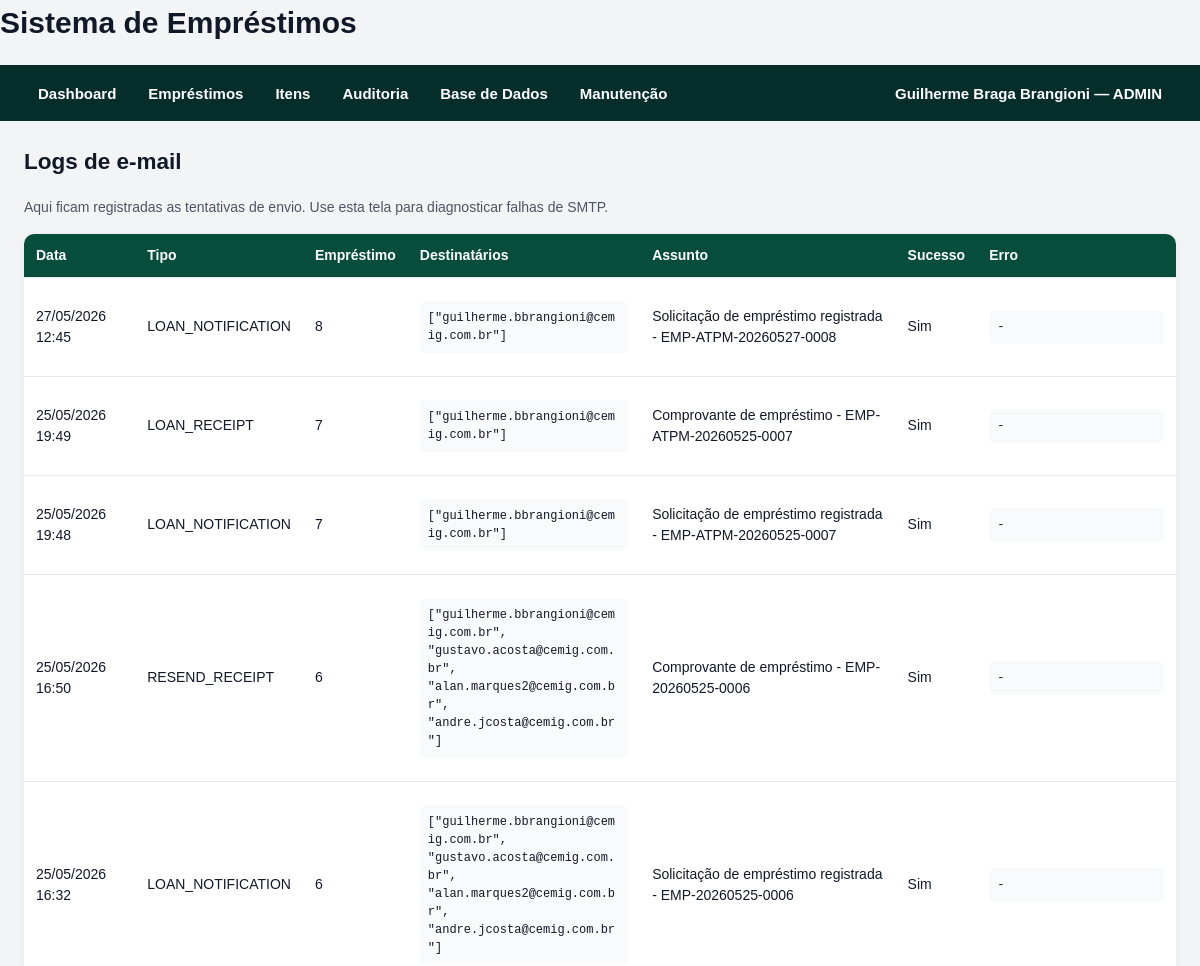
Page /emails/ (signed in, upper part) on the earlier database version.
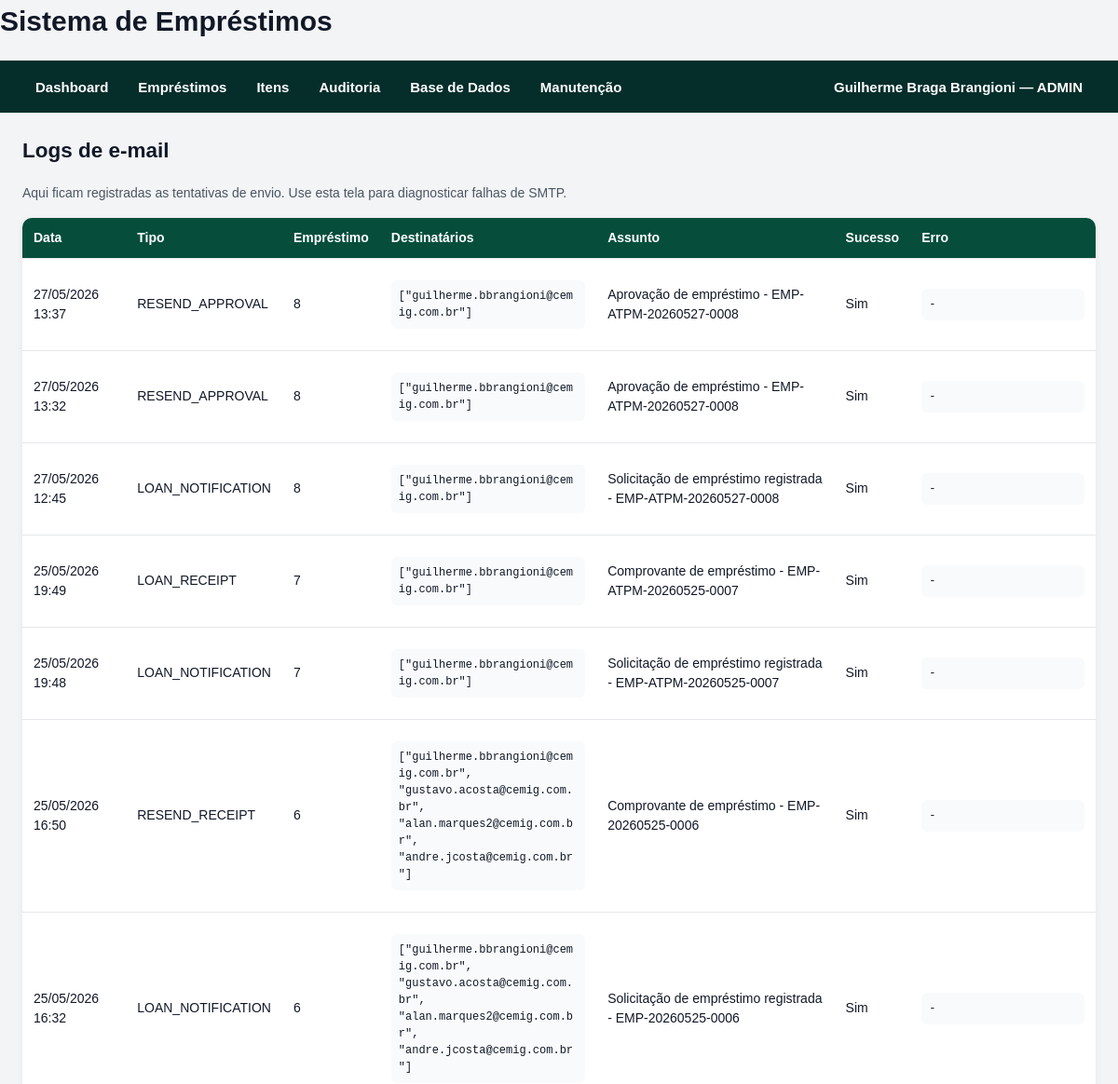
Same page on the later database version.
### models/system_user.py (models this page shows, shortened)
class SystemUser(db.Model):
    __tablename__ = "system_users"
    id = db.Column(db.Integer, primary_key=True)
    nome = db.Column(db.String(255), nullable=False)
    email = db.Column(db.String(255), nullable=False, unique=True, index=True)
    password_hash = db.Column(db.String(255), nullable=False)
    role = db.Column(db.String(50), nullable=False, default="CONSULTA")
    active = db.Column(db.Boolean, default=True)
    last_login_at = db.Column(db.DateTime)
    created_at = db.Column(db.DateTime, default=datetime.utcnow)
    updated_at = db.Column(
        db.DateTime,
        default=datetime.utcnow,
        onupdate=datetime.utcnow,
    )

### models/email_log.py (models this page shows)
class EmailLog(db.Model):
    __tablename__ = "email_logs"
    id = db.Column(db.Integer, primary_key=True)
    loan_id = db.Column(db.Integer, db.ForeignKey("loans.id"), nullable=True)
    email_type = db.Column(db.String(100), nullable=False)
    recipients = db.Column(db.Text, nullable=False)
    subject = db.Column(db.String(255), nullable=False)
    success = db.Column(db.Boolean, default=False)
    error = db.Column(db.Text)
    created_at = db.Column(db.DateTime, default=datetime.utcnow)

### routes/email_routes.py (the view)
@email_bp.route("/")
def email_logs():
    logs = EmailLog.query.order_by(
        EmailLog.created_at.desc()
    ).limit(300).all()
    return render_template(
        "email_logs.html",
        logs=logs,
    )

### services/approval_service.py (called while the page is built, shortened)
    @staticmethod
    def count_pending_for_current_user() -> int:
        current_user = AuthService.get_current_user()
        if not current_user:
            return 0
        query = (
            Loan.query
            .join(Approver, Loan.approver_id == Approver.id)
            .filter(Loan.status == LoanStatus.PENDENTE_APROVACAO.value)
        )
        if current_user.role == UserRole.ADMIN.value:
            return query.count()

### services/auth_service.py (called while the page is built)
    @staticmethod
    def count_users() -> int:
        return SystemUser.query.count()

    @staticmethod
    def get_current_user() -> SystemUser | None:
        user_id = session.get(AuthService.SESSION_USER_ID_KEY)
        if not user_id:
            return None
        user = db.session.get(SystemUser, user_id)
        if not user or not user.active:
            AuthService.logout_user()
            return None
        return user

### templates/email_logs.html
{% extends "base.html" %}
{% block content %}
<h2>Logs de e-mail</h2>
<p class="hint">
    Aqui ficam registradas as tentativas de envio.
    Use esta tela para diagnosticar falhas de SMTP.
</p>
<table>
    <thead>
        <tr>
            <th>Data</th>
            <th>Tipo</th>
            <th>Empréstimo</th>
            <th>Destinatários</th>
            <th>Assunto</th>
            <th>Sucesso</th>
            <th>Erro</th>
        </tr>
    </thead>
    <tbody>
        {% for log in logs %}
        <tr>
            <td>{{ log.created_at.strftime("%d/%m/%Y %H:%M") }}</td>
            <td>{{ log.email_type }}</td>
            <td>{{ log.loan_id or "-" }}</td>
            <td><pre>{{ log.recipients }}</pre></td>
            <td>{{ log.subject }}</td>
            <td>{{ "Sim" if log.success else "Não" }}</td>
            <td><pre>{{ log.error or "-" }}</pre></td>
        </tr>
        {% endfor %}
    </tbody>
</table>
{% endblock %}

### templates/base.html (shortened to what this page needs)
<!DOCTYPE html>
<html lang="pt-BR">
<head>
    <link rel="stylesheet" href="{{ url_for('static', filename='style.css') }}">
</head>
<body>
    <header class="topbar">
        <h1>Sistema de Empréstimos</h1>
        <nav class="navbar">
            <div class="nav-left">
                <a class="nav-link" href="{{ url_for('main_bp.dashboard') }}">
                    Dashboard
                </a>
                {% if current_user %}
                    {% if current_user.role in ["ADMIN", "OPERADOR", "CONSULTA"] %}
                    <div class="nav-item dropdown">
                        <button class="nav-drop-button" type="button">
                            Empréstimos
                        </button>
                    </div>
                    {% endif %}
                    {% if current_user.role in ["ADMIN", "OPERADOR", "CONSULTA"] %}
                    <div class="nav-item dropdown">
                        <button class="nav-drop-button" type="button">
                            Itens
                        </button>
                    </div>
                    {% endif %}
                    {% if current_user.role in ["ADMIN", "OPERADOR"] %}
                    <div class="nav-item dropdown">
                        <button class="nav-drop-button" type="button">
                            Auditoria
                        </button>
                    </div>
                    {% endif %}
                    {% if current_user.role in ["ADMIN", "OPERADOR"] %}
                    <div class="nav-item dropdown">
                        <button class="nav-drop-button" type="button">
                            Base de Dados
                        </button>
                    </div>
                    {% endif %}
                    {% if current_user.role == "ADMIN" %}
                    <div class="nav-item dropdown">
                        <button class="nav-drop-button" type="button">
                            Manutenção
                        </button>
                    </div>
                    {% endif %}
                {% endif %}
            </div>
            <div class="nav-right">
                {% if current_user %}
                    <div class="nav-item dropdown user-menu">
                        <button class="nav-drop-button" type="button">
                            {{ current_user.nome }} — {{ current_user.role }}
                        </button>
                    </div>
                {% else %}
                    <a class="nav-link" href="{{ url_for('auth_bp.login') }}">
                        Entrar
                    </a>
                {% endif %}
            </div>
        </nav>
    </header>
    <main class="container">
        {% block content %}{% endblock %}
    </main>
</body>
</html>

### static/style.css (style rules this page uses)
* { box-sizing: border-box; }
body { margin: 0; padding: 0; font-family: Arial, Helvetica, sans-serif; font-size: 15px; line-height: 1.5; background: #f3f4f6; color: #111827; }
h1, h2, h3, h4 { margin-top: 0; color: #111827; }
h2 { margin-bottom: 18px; }
a { color: #2563eb; text-decoration: none; }
pre { white-space: pre-wrap; word-break: break-word; background: #f9fafb; padding: 8px; border-radius: 6px; font-size: 12px; max-width: 360px; }
main, .container { max-width: 1400px; margin: 0 auto; padding: 24px; }
.navbar { background: #1f2937; color: white; display: flex; justify-content: space-between; align-items: center; gap: 16px; padding: 0 24px; min-height: 56px; position: relative; z-index: 1000; }
.navbar * { box-sizing: border-box; }
.nav-left, .nav-right { display: flex; align-items: center; gap: 4px; }
.nav-item { position: relative; display: flex; align-items: center; }
.nav-link, .nav-drop-button { height: 56px; display: flex; align-items: center; justify-content: center; padding: 0 14px; margin: 0; color: white; background: transparent; border: none; font-family: inherit; font-size: 15px; font-weight: 600; line-height: 1; text-decoration: none; cursor: pointer; white-space: nowrap; }
.user-menu .nav-drop-button { max-width: 380px; overflow: hidden; text-overflow: ellipsis; }
.hint { color: #4b5563; font-size: 14px; margin: 8px 0 16px; }
button, .button { display: inline-flex; align-items: center; justify-content: center; min-height: 40px; padding: 10px 14px; border: none; border-radius: 8px; background: #2563eb; color: white; font: inherit; font-weight: 600; text-decoration: none; cursor: pointer; }
table { width: 100%; border-collapse: collapse; background: white; border-radius: 10px; overflow: hidden; margin-bottom: 20px; box-shadow: 0 2px 8px rgba(0, 0, 0, 0.06); }
thead { background: #111827; color: white; }
th, td { padding: 11px 12px; border-bottom: 1px solid #e5e7eb; text-align: left; vertical-align: top; }
th { font-weight: 700; font-size: 14px; }
td { font-size: 14px; }
table td { vertical-align: middle; }
table td:last-child { vertical-align: middle; }
:root { --primary-green: #064e3b; --primary-green-hover: #065f46; --primary-green-light: #d1fae5; --primary-green-border: #10b981; --primary-green-text: #064e3b; }
a { color: var(--primary-green); }
button, .button { background: var(--primary-green); color: white; }
thead { background: var(--primary-green); color: white; }
.navbar { background: #052e2b; }

Differences in the rows shown:
added EmailLog: created_at "27/05/2026 13:37", email_type "RESEND_APPROVAL", loan "8", recipients "[\"guilherme.bbrangioni@cemig.com.br\"]", subject "Aprovação de empréstimo - EMP-ATPM-20260527-0008", success "Sim", error "-"
added EmailLog: created_at "27/05/2026 13:32", email_type "RESEND_APPROVAL", loan "8", recipients "[\"guilherme.bbrangioni@cemig.com.br\"]", subject "Aprovação de empréstimo - EMP-ATPM-20260527-0008", success "Sim", error "-"
